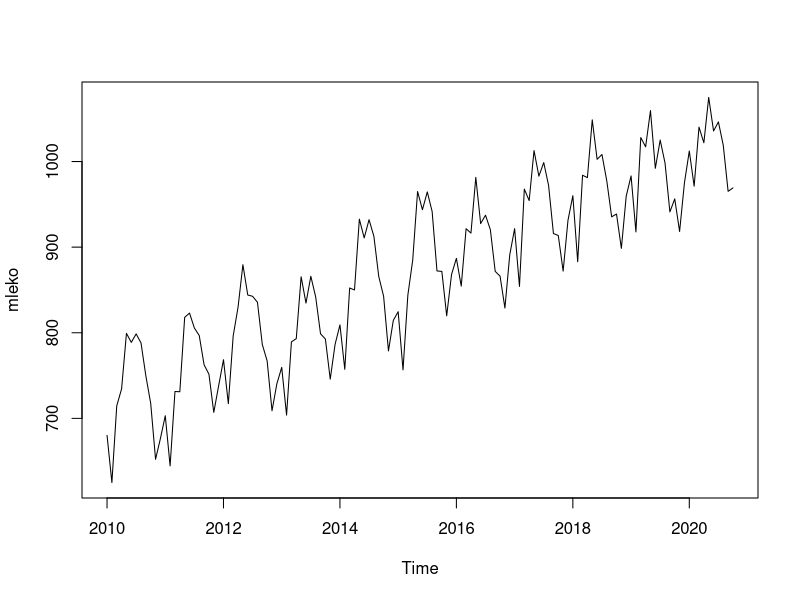
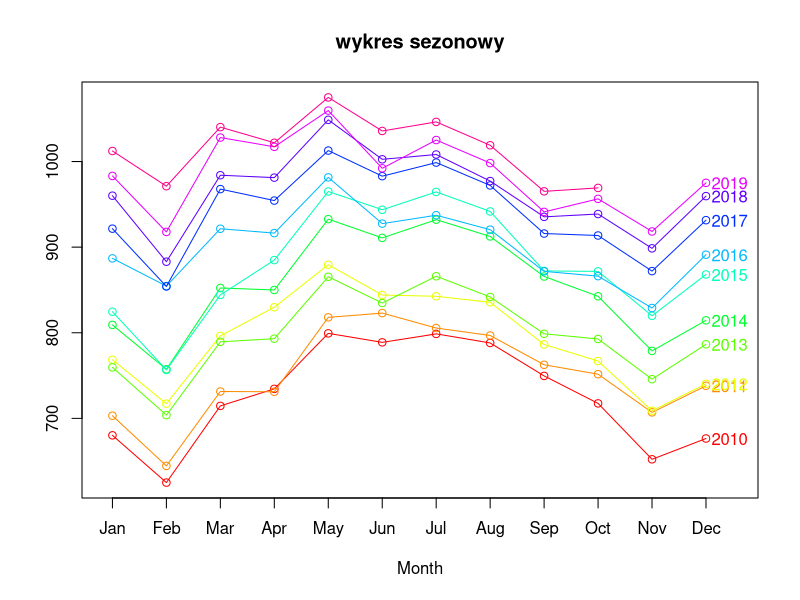
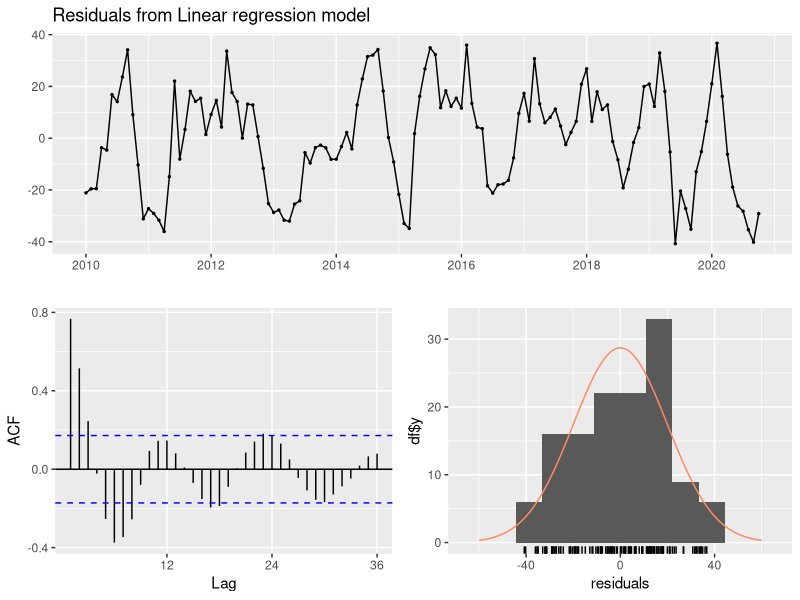
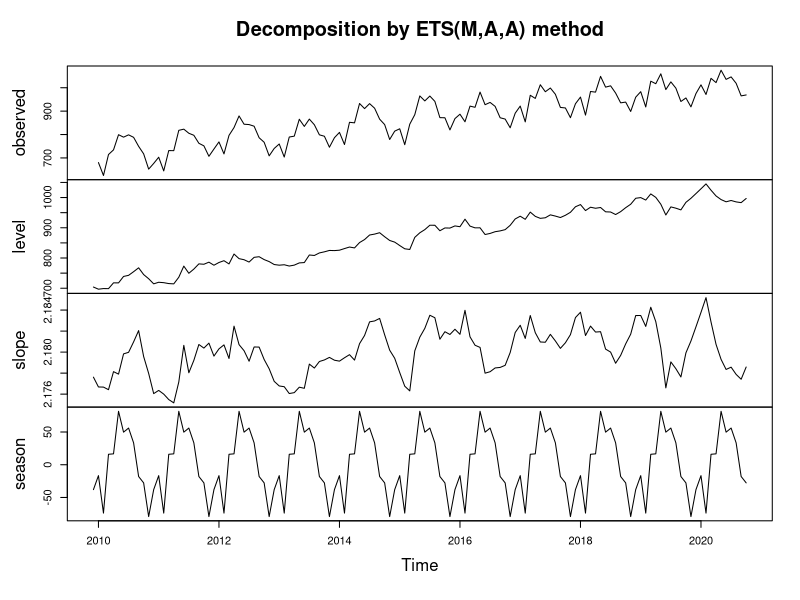
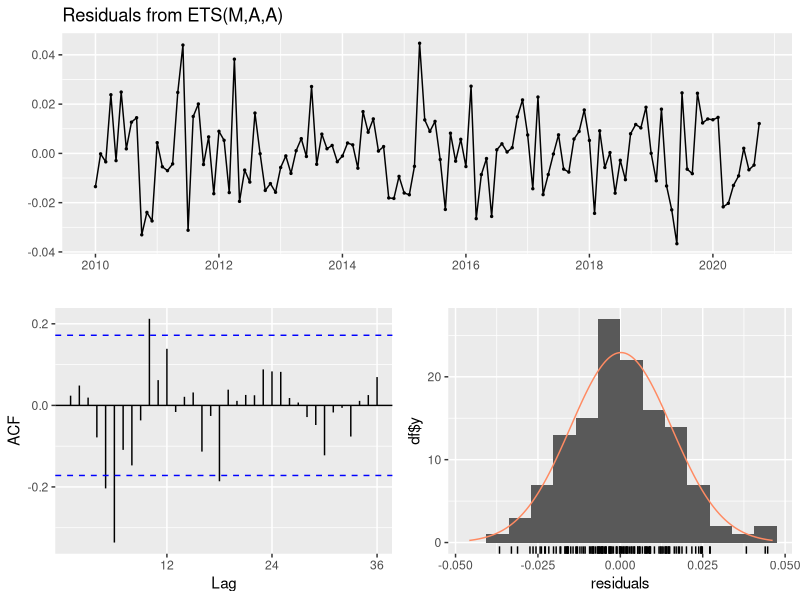
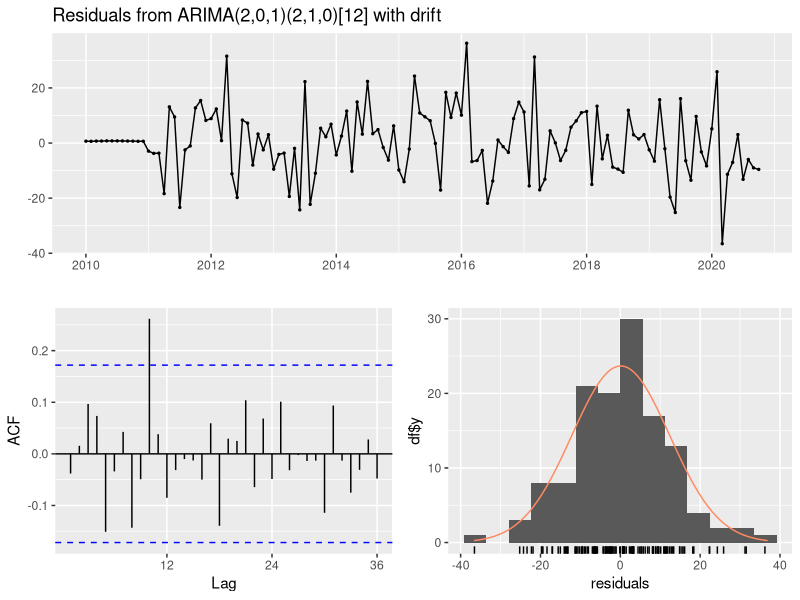

These figures' R source, in order:
## ---- chunk 1
knitr::opts_chunk$set(echo = TRUE)
## ---- chunk 2
library ("forecast")
t <- read.csv("mleko.csv", dec=",", sep = ';',  header=T, na.string="NA");
## ---- chunk 3
# zamiana na szereg czasowy o pierwszej obserwacji z 1/2010
t <-ts(t, start=c(2010, 1), frequency=12)
plot(t)
## ---- chunk 4
# rainbow(n) gdzie n=liczba różnych kolorów
# jeżeli n < liczby lat, to kolory będą się powtarzać
seasonplot(t, year.labels = TRUE, main="wykres sezonowy", col = rainbow(11))
## ---- chunk 5
## statystyki zbiorcze
# argument na.rm=T jest potrzebny jeżeli szerg ma wartości NA
t.mean <- mean(t, na.rm = T)
t.max <- max(t, na.rm = T)
t.min <- mean(t, na.rm = T)
t.mean
t.max
t.min
## ---- chunk 6
## zamiast window lepiej użyć head/tail
## tl <- head(t, round(length(t) * 0.8))
## h <- 99
## albo tl <- head(t, length(t) - h)
## tt <- tail(AirPassengers, h)
tt = 
## ---- chunk 7
hmax <- 6
fit <- tslm(t ~ trend + season, h=hmax )
summary(fit)
#plot(fit)
checkresiduals(fit)
## ---- chunk 8
fit <- ets(t)
summary(fit)

## dalej `jedziemy' tak:

plot(fit)

summary(fit)

checkresiduals(fit)
## ---- chunk 9
fit <- auto.arima(t)
summary(fit)
checkresiduals(fit)
